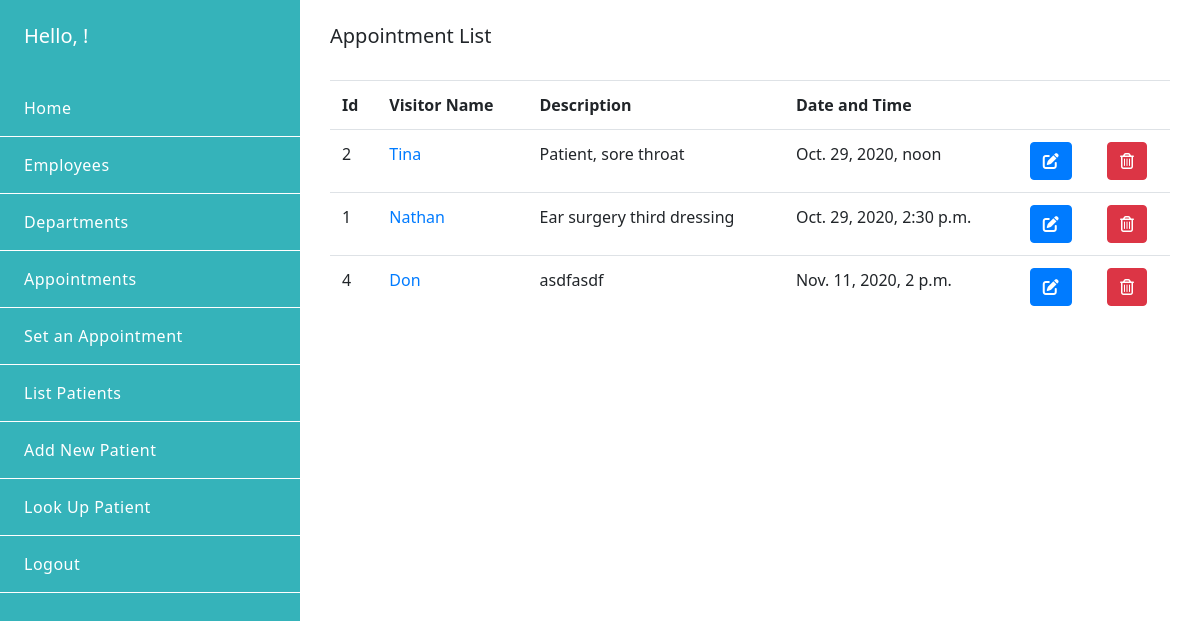
/appointments/, run on an earlier commit of the app's database.
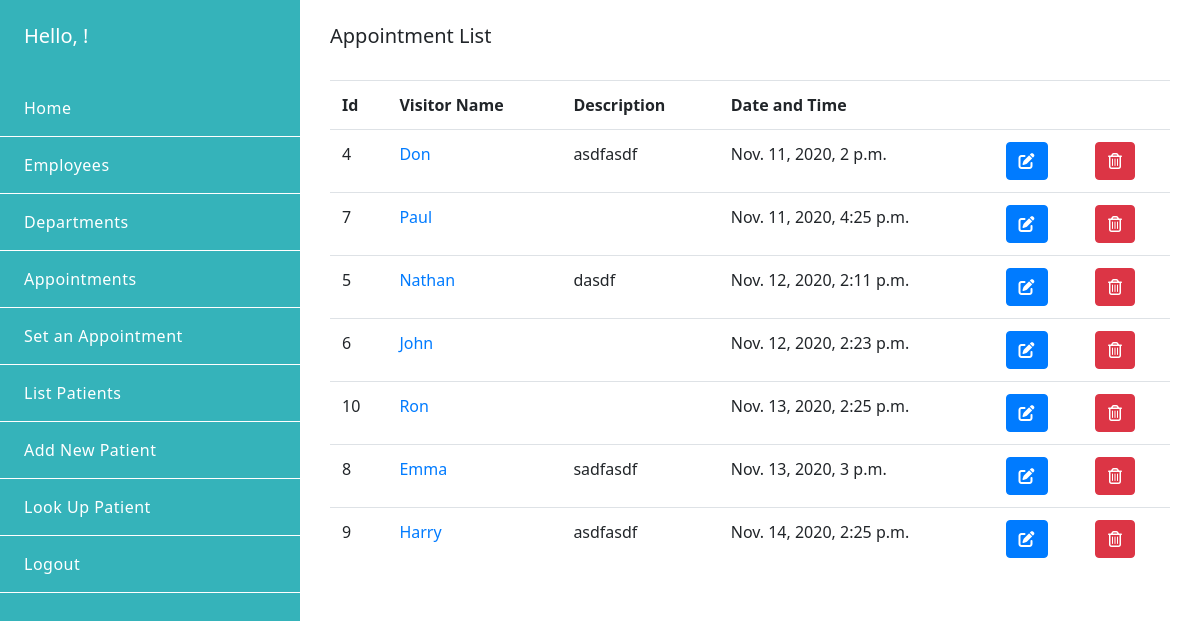
And on a later commit of the database.
### emr/models.py (models this page shows, shortened)
class Appointment(models.Model):
    id = models.AutoField(primary_key=True)
    visitor_name = models.CharField(max_length=254, blank=True)
    description = models.TextField(blank=True)
    date_time = models.DateTimeField(default=timezone.now)
    day = models.ForeignKey(Day, on_delete=models.CASCADE, related_name='appointments',blank=True)
    class Meta:
        ordering = ('date_time',)
    def get_absolute_url(self):
        return reverse('view_appointment', args=[self.id])

### emr/views.py (the view)
# urls.py: path('appointments/', views.list_appointments, name='list_appointments'),
def list_appointments(request):
    appointments = Appointment.objects.all()
    return render(request, 'emr/list_appointments.html', {'appointments': appointments})

### emr/templates/emr/list_appointments.html
{% extends 'backend_base.html' %} {% block content %}
<div class="container-fluid py-4">
  <div class="row">
    <div class="col-sm-6">
      <h5>Appointment List</h5>
    </div>
  </div>
  <div class="article">
    <table class="table mt-4">
      <tr>
        <th>Id</th>
        <th>Visitor Name</th>
        <th>Description</th>
        <th>Date and Time</th>
        <th></th>
        <th></th>
      </tr>
      {% for appointment in appointments %}
      <tr>
        <td><span>{{appointment.id}}</span></td>
        <td> <a href="{{appointment.get_absolute_url }}"> <span>{{appointment.visitor_name}}</span></a></td>
        <td>
          {{appointment.description}}
        </td>
        <td><span>{{appointment.date_time}}</span></td>
        <td>
          <a href="{% url 'update_appointment' id=appointment.id %}" class="btn btn-primary"><span><i class="fas fa-edit"></i></span></a>
        </td>
        <td>
          <a href="{% url 'delete_appointment' id=appointment.id %}" class="btn btn-danger"><span><i class="far fa-trash-alt"></i></span></a></a>
        </td>
      </tr>
      {% endfor %}
    </table>
  </div>
</div>
{% endblock %}

What changed in the data, as far as the page shows it:
removed Appointment: id "2", visitor_name "Tina", description "Patient, sore throat", date_time "Oct. 29, 2020, noon"
removed Appointment: id "1", visitor_name "Nathan", description "Ear surgery third dressing", date_time "Oct. 29, 2020, 2:30 p.m."
added Appointment: id "7", visitor_name "Paul", date_time "Nov. 11, 2020, 4:25 p.m."
added Appointment: id "5", visitor_name "Nathan", description "dasdf", date_time "Nov. 12, 2020, 2:11 p.m."
added Appointment: id "6", visitor_name "John", date_time "Nov. 12, 2020, 2:23 p.m."
added Appointment: id "10", visitor_name "Ron", date_time "Nov. 13, 2020, 2:25 p.m."
added Appointment: id "8", visitor_name "Emma", description "sadfasdf", date_time "Nov. 13, 2020, 3 p.m."
added Appointment: id "9", visitor_name "Harry", description "asdfasdf", date_time "Nov. 14, 2020, 2:25 p.m."
